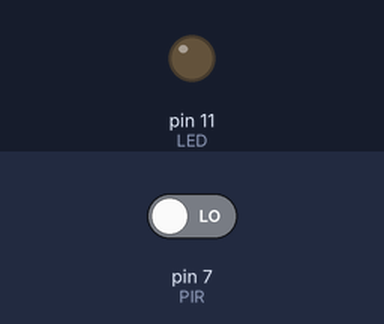
A program run on a simulated Raspberry Pi (header pin numbers). Parts: output pins drawn as LEDs (lit = HIGH). The inputs (shaded band) are chosen by the test bench; at power-on: pin 7 (PIR) LOW. Sound played through the audio output is not drawn and takes no time.

Above: at 1.2 s.
1.3 s: pin 7 (PIR) driven HIGH
At 2.2 s:
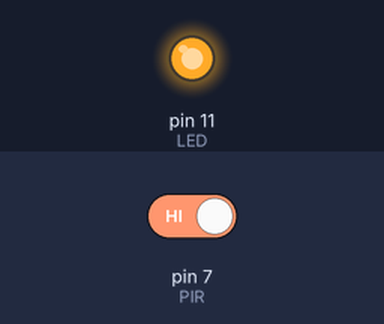
2.8 s: pin 7 (PIR) driven LOW
At 3.4 s:
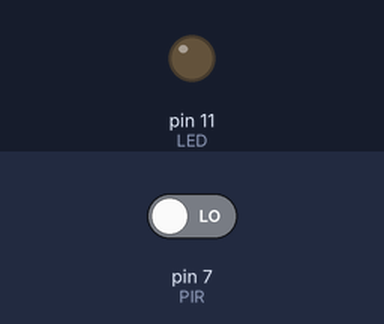
Timing chart, 0 to 5.8 s (numbered marks = the images above; inputs shaded):
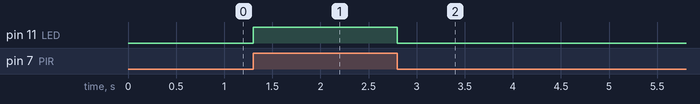

The program:

pir.py
```python
#!/usr/bin/env python

# Copyright 2014 - Bhavyanshu Parasher
# No restriction on distribution/modification of the source
# Info - This program is for PIR sensor. Contionusly checks for state,
#        set LED if movement detected and plays wav file on detection.

import RPi.GPIO as GPIO
import time
import pygame

pygame.mixer.init()
pygame.mixer.music.load("beep.wav")

PIR = 7		# On-board pin number 7 (GPIO04)
LED = 11	# On-board pin number 11 (GPIO17)

state = False
val = False

GPIO.setmode(GPIO.BOARD)	# Change this if using GPIO numbering
GPIO.setup(PIR, GPIO.IN)	# Set PIR as input
GPIO.setup(LED, GPIO.OUT)	# Set LED as output

try:
	while True:
		val = GPIO.input(PIR)            # read input value
		if (val == True):                # check if the input is HIGH
			GPIO.output(LED, True)          # turn LED ON
			if (state == False):
				# ON
				pygame.mixer.music.play()
				state = True
		else:
			GPIO.output(LED, False)         # turn LED OFF
			if (state == True):
				# OFF
				time.sleep(2)
				state = False;
except KeyboardInterrupt:
	GPIO.cleanup()
```

Measured:
- after the input at 1.3 s, pin 11 (LED): LOW → HIGH at once
- after the input at 2.8 s, pin 11 (LED): HIGH → LOW at once
